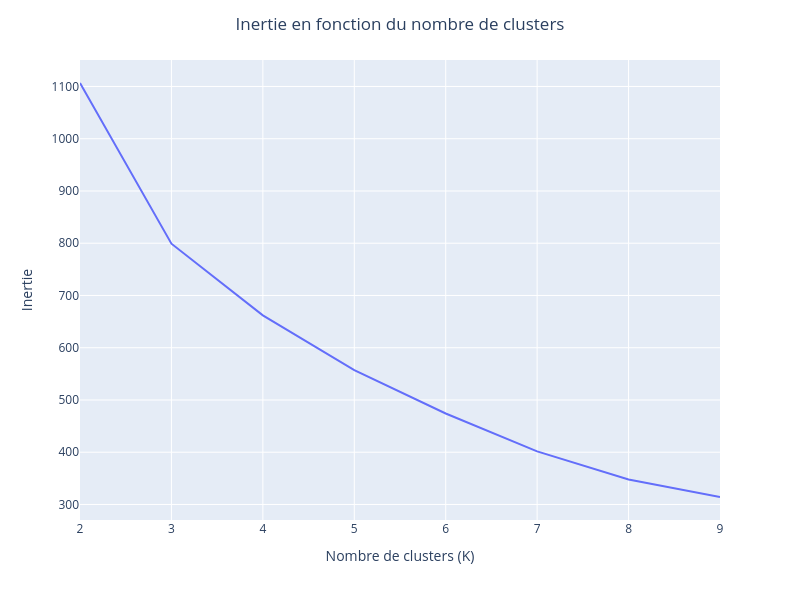

The code cell stored with this chart in its notebook:
### Code cell
fig = px.line(
    x=[ kmeans.n_clusters for kmeans in kmeans_l ],
    y=[ kmeans.inertia_   for kmeans in kmeans_l ],
)
fig.update_layout(title="Inertie en fonction du nombre de clusters", title_x=0.5)
fig.update_layout(yaxis_title="Inertie", xaxis_title="Nombre de clusters (K)")
fig.update_layout(width=800, height=600)
fig.show()

### Figure 1 — Plotly figure (JSON) as saved in the notebook; plotly's stock layout.template omitted (floating-point values rounded to 4 significant figures)
{"data": [{"hovertemplate": "x=%{x}<br>y=%{y}<extra></extra>", "legendgroup": "", "line": {"color": "#636efa", "dash": "solid"}, "marker": {"symbol": "circle"}, "mode": "lines", "name": "", "orientation": "v", "showlegend": false, "type": "scatter", "x": [2, 3, 4, 5, 6, 7, 8, 9], "xaxis": "x", "y": [1107.0, 799.1, 661.9, 557.2, 474.1, 401.5, 347.7, 314.3], "yaxis": "y"}], "layout": {"height": 600, "legend": {"tracegroupgap": 0}, "margin": {"t": 60}, "title": {"text": "Inertie en fonction du nombre de clusters", "x": 0.5}, "width": 800, "xaxis": {"anchor": "y", "domain": [0, 1], "title": {"text": "Nombre de clusters (K)"}}, "yaxis": {"anchor": "x", "domain": [0, 1], "title": {"text": "Inertie"}}}}
